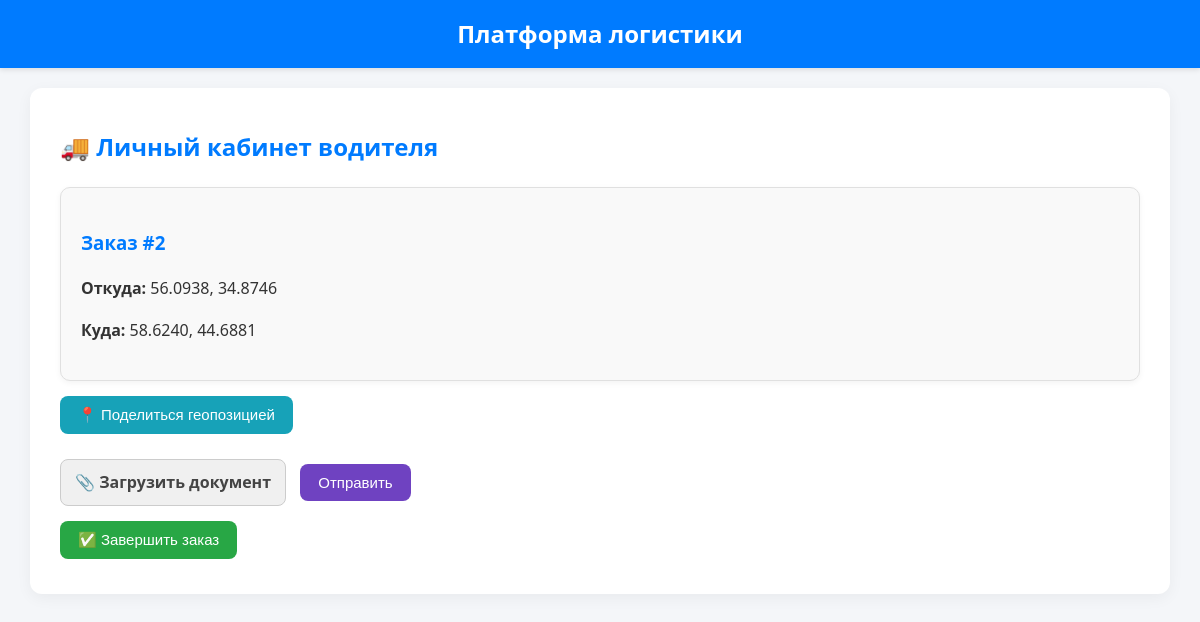
Screenshot of /driver/ (signed in) with the database file from the repository.
### main/models.py (models this page shows, shortened)
class Order(models.Model):
    STATUS_CHOICES = [
        ("new", "Новая"),
        ("assigned", "Назначена"),
        ("in_progress", "В пути"),
        ("completed", "Завершена"),
    ]
    manager = models.ForeignKey(User, on_delete=models.SET_NULL, null=True, related_name="created_orders")
    driver = models.ForeignKey(DriverProfile, on_delete=models.SET_NULL, null=True, blank=True)
    from_address = models.CharField(max_length=255)
    to_address = models.CharField(max_length=255)
    cargo = models.TextField()
    date = models.DateTimeField(auto_now_add=True)
    status = models.CharField(max_length=20, choices=STATUS_CHOICES, default="new")
    from_lat = models.FloatField(null=True, blank=True)
    from_lng = models.FloatField(null=True, blank=True)
    to_lat = models.FloatField(null=True, blank=True)
    to_lng = models.FloatField(null=True, blank=True)

### main/views.py (the view, shortened to what this page needs)
# urls.py: path("driver/", views.driver_dashboard, name="driver_dashboard"),
@login_required
def driver_dashboard(request):
    driver_profile = getattr(request.user, "driverprofile", None)
    if not driver_profile:
        return render(request, "driver_dashboard.html", {"no_driver": True})
    active_order = Order.objects.filter(driver=driver_profile, status="in_progress").first()
    return render(request, "driver_dashboard.html", {
        "active_order": active_order,
    })

### main/templates/driver_dashboard.html (shortened to what this page needs)
{% extends "base.html" %}
{% block content %}
<h2>🚚 Личный кабинет водителя</h2>
{% if no_driver %}
  <div class="alert alert-warning">
    У вас нет профиля водителя. Обратитесь к администратору.
  </div>
{% else %}
  {% if not active_order %}
    <div class="alert alert-info">
      <b>Нет заказов</b>
    </div>
  {% else %}
    <div class="order-card">
      <h3>Заказ #{{ active_order.id }}</h3>
      <p><strong>Откуда:</strong> {{ active_order.from_address }}</p>
      <p><strong>Куда:</strong> {{ active_order.to_address }}</p>
    </div>
    <form method="post" class="action-form">
      <button type="submit" name="share_location" class="btn btn-location">📍 Поделиться геопозицией</button>
    </form>
    <form method="post" enctype="multipart/form-data" class="action-form">
      <label class="file-label">
        📎 Загрузить документ
      </label>
      <button type="submit" name="upload_doc" class="btn btn-upload">Отправить</button>
    </form>
    <form method="post" class="action-form">
      <button type="submit" name="finish_order" class="btn btn-finish"
        onclick="return confirm('Завершить заказ?');">✅ Завершить заказ</button>
    </form>
  {% endif %}
{% endif %}
{% endblock %}

### static/css/base.css (style rules this page uses)
body { margin: 0; font-family: "Segoe UI", Roboto, Arial, sans-serif; background: #f4f6f9; color: #333; line-height: 1.6; }
h2, h3 { color: #007bff; margin-top: 20px; }
button, .btn { display: inline-block; background: #007bff; color: white; border: none; padding: 10px 18px; border-radius: 8px; cursor: pointer; font-size: 15px; transition: background 0.2s ease; }
form { margin-top: 15px; }
label { font-weight: 600; margin-top: 10px; display: block; color: #444; }
.order-card { background: #f9f9f9; border: 1px solid #e0e0e0; padding: 20px; margin: 15px 0; border-radius: 10px; box-shadow: 0 2px 6px rgba(0,0,0,0.05); }
.action-form { margin: 15px 0; }
.btn-location { background: #17a2b8; }
.btn-upload { background: #6f42c1; }
.btn-finish { background: #28a745; }
.file-label { display: inline-block; background: #f0f0f0; padding: 10px 14px; border-radius: 8px; border: 1px solid #ccc; cursor: pointer; margin-right: 10px; }

### rows the page displays
Order: id "2", from_address "56.0938, 34.8746", to_address "58.6240, 44.6881"
